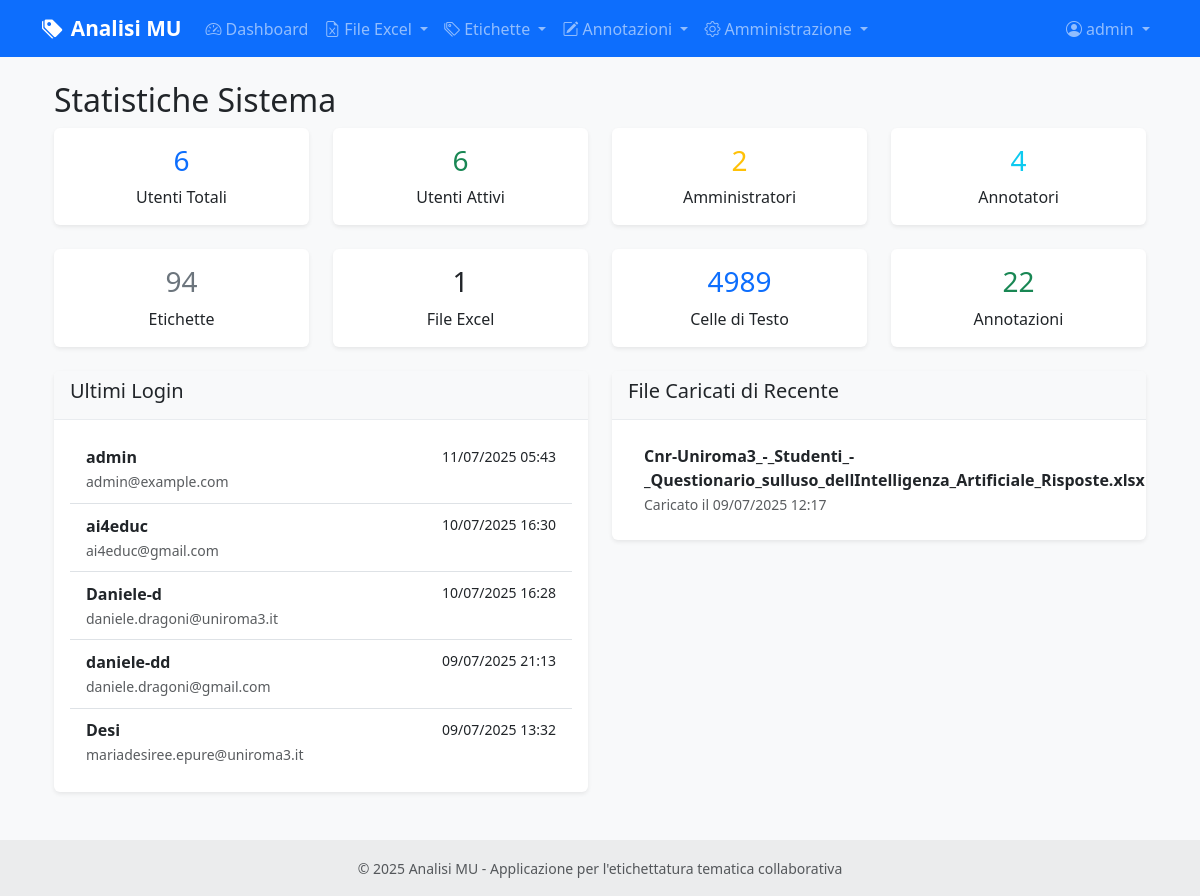
Before: /admin/system_stats (signed in) with the older database file.
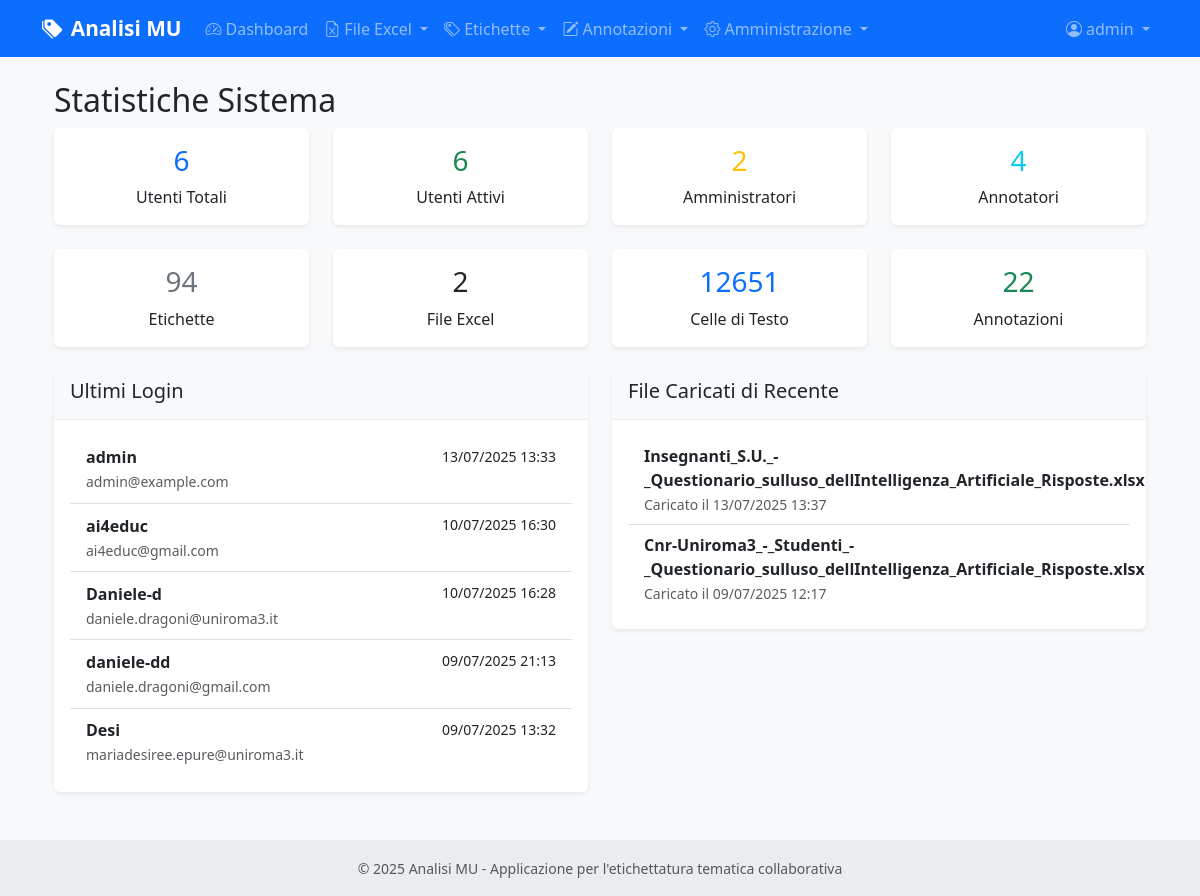
After: the same page with the newer database file.
### models.py (models this page shows, shortened)
class User(UserMixin, db.Model):
    id = db.Column(db.Integer, primary_key=True)
    username = db.Column(db.String(80), unique=True, nullable=False)
    email = db.Column(db.String(120), unique=True, nullable=False)
    password_hash = db.Column(db.String(255), nullable=False)
    role = db.Column(db.String(20), default='annotatore')  # 'amministratore' o 'annotatore'
    is_active = db.Column(db.Boolean, default=True)
    last_login = db.Column(db.DateTime)
    created_at = db.Column(db.DateTime, default=datetime.utcnow)
    updated_at = db.Column(db.DateTime, default=datetime.utcnow, onupdate=datetime.utcnow)
    annotations = db.relationship('CellAnnotation', foreign_keys='CellAnnotation.user_id', backref='user', lazy=True)
    def can_manage_users(self):
        return self.role == 'amministratore'

class ExcelFile(db.Model):
    id = db.Column(db.Integer, primary_key=True)
    filename = db.Column(db.String(255), nullable=False)
    original_filename = db.Column(db.String(255), nullable=False)
    file_path = db.Column(db.String(500), nullable=False)
    uploaded_by = db.Column(db.Integer, db.ForeignKey('user.id'), nullable=False)
    uploaded_at = db.Column(db.DateTime, default=datetime.utcnow)
    uploader = db.relationship('User', backref='uploaded_files')
    text_cells = db.relationship('TextCell', backref='excel_file', lazy=True, cascade='all, delete-orphan')

### routes/admin.py (the view)
@admin_bp.route('/system_stats')
@login_required
@admin_required
def system_stats():
    stats = {
        'users': {
            'total': User.query.count(),
            'active': User.query.filter_by(is_active=True).count(),
            'administrators': User.query.filter_by(role='amministratore').count(),
            'annotators': User.query.filter_by(role='annotatore').count()
        },
        'content': {
            'labels': Label.query.count(),
            'excel_files': ExcelFile.query.count(),
            'text_cells': TextCell.query.count(),
            'annotations': CellAnnotation.query.count()
        },
        'recent_activity': {
            'recent_users': User.query.order_by(User.last_login.desc()).limit(5).all(),
            'recent_files': ExcelFile.query.order_by(ExcelFile.uploaded_at.desc()).limit(5).all()
        }
    }
    return render_template('admin/system_stats.html', stats=stats)

### routes/admin.py (called while the page is built)
def admin_required(f):
    @wraps(f)
    def decorated_function(*args, **kwargs):
        if not current_user.is_authenticated or not current_user.can_manage_users():
            flash('Accesso negato. Sono richiesti privilegi di amministratore.', 'error')
            return redirect(url_for('main.index'))
        return f(*args, **kwargs)
    return decorated_function

### templates/admin/system_stats.html (shortened to what the changed rows need)
{% extends "base.html" %}
{% block content %}
<div class="container">
    <div class="row">
        <div class="col-12">
            <h2> Statistiche Sistema</h2>
            <div class="row mb-4">
                <div class="col-md-3">
                    <div class="card text-center border-dark">
                        <div class="card-body">
                            <h3 class="card-title text-dark">{{ stats.content.excel_files }}</h3>
                            <p class="card-text">File Excel</p>
                        </div>
                    </div>
                </div>
                <div class="col-md-3">
                    <div class="card text-center border-primary">
                        <div class="card-body">
                            <h3 class="card-title text-primary">{{ stats.content.text_cells }}</h3>
                            <p class="card-text">Celle di Testo</p>
                        </div>
                    </div>
                </div>
            </div>
            <div class="row">
                <div class="col-md-6">
                    <div class="card">
                        <div class="card-body">
                            {% if stats.recent_activity.recent_users %}
                            <div class="list-group list-group-flush">
                                {% for user in stats.recent_activity.recent_users %}
                                <div class="list-group-item d-flex justify-content-between align-items-center">
                                    <div>
                                        <strong>{{ user.username }}</strong>
                                        <br>
                                        <small class="text-muted">{{ user.email }}</small>
                                    </div>
                                    <div class="text-end">
                                        {% if user.last_login %}
                                        <small>{{ user.last_login.strftime('%d/%m/%Y %H:%M') }}</small>
                                        {% else %}
                                        <small class="text-muted">Mai</small>
                                        {% endif %}
                                        <br>
                                        <span class="badge badge-{% if user.role == 'amministratore' %}warning{% else %}primary{% endif %}">
                                        </span>
                                    </div>
                                </div>
                                {% endfor %}
                            </div>
                            {% else %}
                            <p class="text-muted">Nessun login recente</p>
                            {% endif %}
                        </div>
                    </div>
                </div>
                <div class="col-md-6">
                    <div class="card">
                        <div class="card-body">
                            {% if stats.recent_activity.recent_files %}
                            <div class="list-group list-group-flush">
                                {% for file in stats.recent_activity.recent_files %}
                                <div class="list-group-item">
                                    <div class="d-flex justify-content-between align-items-center">
                                        <div>
                                            <strong>{{ file.original_filename }}</strong>
                                            <br>
                                            <small class="text-muted">
                                                Caricato il {{ file.uploaded_at.strftime('%d/%m/%Y %H:%M') }}
                                            </small>
                                        </div>
                                    </div>
                                </div>
                                {% endfor %}
                            </div>
                            {% else %}
                            <p class="text-muted">Nessun file caricato di recente</p>
                            {% endif %}
                        </div>
                    </div>
                </div>
            </div>
        </div>
    </div>
</div>
{% endblock %}

### templates/base.html (shortened to what this page needs)
<!DOCTYPE html>
<html lang="it">
<head>
    <link href="https://cdn.jsdelivr.net/npm/bootstrap@5.3.0/dist/css/bootstrap.min.css" rel="stylesheet">
    <link href="https://cdn.jsdelivr.net/npm/bootstrap-icons@1.10.0/font/bootstrap-icons.css" rel="stylesheet">
    <link href="{{ url_for('static', filename='css/style.css') }}" rel="stylesheet">
</head>
<body>
    <nav class="navbar navbar-expand-lg navbar-dark bg-primary">
        <div class="container">
            <a class="navbar-brand" href="{{ url_for('main.index') }}">
                <i class="bi bi-tags-fill me-2"></i>Analisi MU
            </a>
            <div class="collapse navbar-collapse" id="navbarNav">
                <ul class="navbar-nav me-auto">
                    {% if current_user.is_authenticated %}
                    <li class="nav-item">
                        <a class="nav-link" href="{{ url_for('main.dashboard') }}">
                            <i class="bi bi-speedometer2 me-1"></i>Dashboard
                        </a>
                    </li>
                    <li class="nav-item dropdown">
                        <a class="nav-link dropdown-toggle" href="#" id="excelDropdown" role="button" data-bs-toggle="dropdown">
                            <i class="bi bi-file-earmark-excel me-1"></i>File Excel
                        </a>
                    </li>
                    <li class="nav-item dropdown">
                        <a class="nav-link dropdown-toggle" href="#" id="labelsDropdown" role="button" data-bs-toggle="dropdown">
                            <i class="bi bi-tags me-1"></i>Etichette
                        </a>
                    </li>
                    <li class="nav-item dropdown">
                        <a class="nav-link dropdown-toggle" href="#" id="annotationDropdown" role="button" data-bs-toggle="dropdown">
                            <i class="bi bi-pencil-square me-1"></i>Annotazioni
                        </a>
                    </li>
                    {% if current_user.can_manage_users() %}
                    <li class="nav-item dropdown">
                        <a class="nav-link dropdown-toggle" href="#" id="adminDropdown" role="button" data-bs-toggle="dropdown">
                            <i class="bi bi-gear me-1"></i>Amministrazione
                        </a>
                    </li>
                    {% endif %}
                    {% endif %}
                </ul>
                <ul class="navbar-nav">
                    {% if current_user.is_authenticated %}
                    <li class="nav-item dropdown">
                        <a class="nav-link dropdown-toggle" href="#" id="userDropdown" role="button" data-bs-toggle="dropdown">
                            <i class="bi bi-person-circle me-1"></i>{{ current_user.username }}
                        </a>
                    </li>
                    {% endif %}
                </ul>
            </div>
        </div>
    </nav>
    <main class="container my-4">
        {% block content %}{% endblock %}
    </main>
    <footer class="bg-light text-center text-lg-start mt-5">
        <div class="text-center p-3" style="background-color: rgba(0, 0, 0, 0.05);">
            <small class="text-muted">
                © 2025 Analisi MU - Applicazione per l'etichettatura tematica collaborativa
            </small>
        </div>
    </footer>
</body>
</html>

Changed rows visible on the page:
changed User "admin": last_login "11/07/2025 05:43" → "13/07/2025 13:33"
added ExcelFile: original_filename "Insegnanti_S.U._-_Questionario_sulluso_dellIntelligenza_Artificiale_Risposte.xlsx", uploaded_at "13/07/2025 13:37"
Other visible differences:
{{ stats.content.excel_files }}: "1" → "2"
{{ stats.content.text_cells }}: "4989" → "12651"
